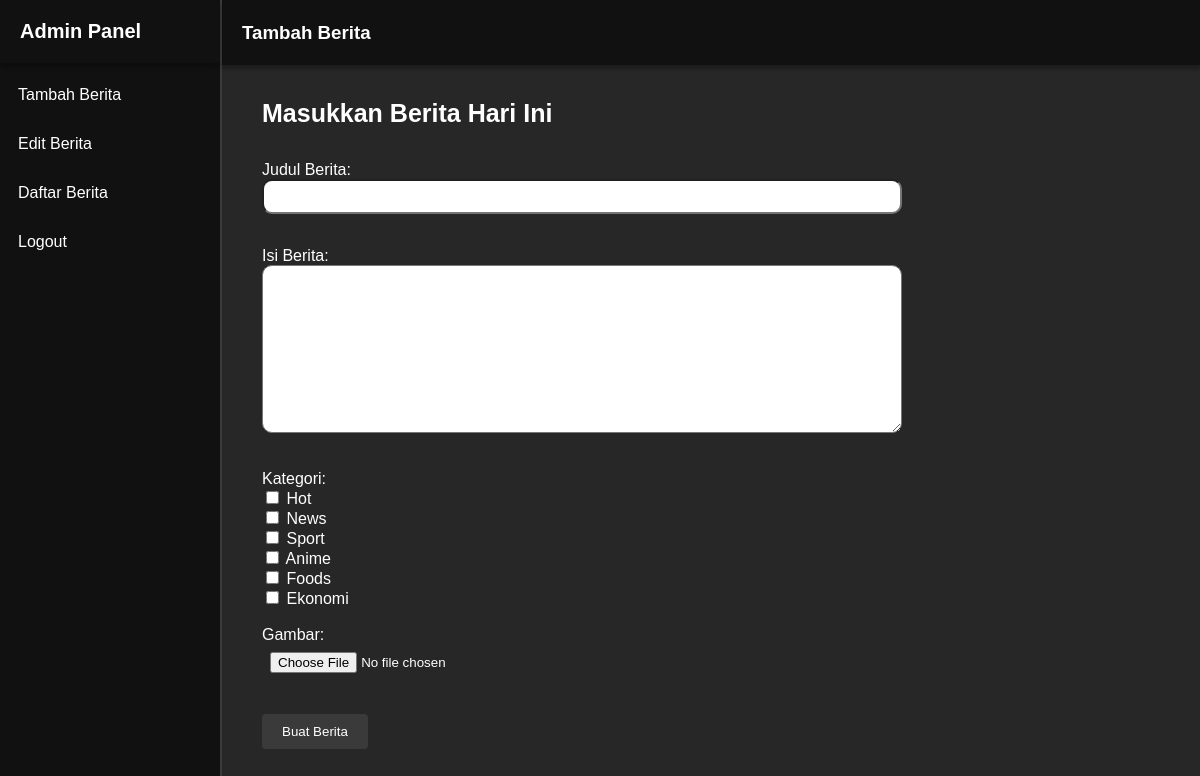
Page /src/dashboard/dashboard.php (signed in) on the committed database.
### tables this page shows
CREATE TABLE `kategori` (
  `id` int NOT NULL,
  `nama_kategori` varchar(255) NOT NULL
);

### src/dashboard/tambahberita.php (the view)
<div class="form-container">
    <h4>Masukkan Berita Hari Ini</h4>
    <form action="controller.php" method="POST" enctype="multipart/form-data">
      <label>Judul Berita:</label><br>
      <input type="text" name="title" required><br><br>
      <label>Isi Berita:</label><br>
      <textarea name="content" id="editor" rows="10" cols="80" required></textarea><br><br>
      <label>Kategori:</label><br>
      <?php
        $result = $conn->query("SELECT * FROM kategori");
        while ($row = $result->fetch_assoc()) {
          $id = $row['id'];
          $nama = ucwords($row['nama_kategori']);
          echo "<label><input type='checkbox' name='category_ids[]' value='$id'> $nama</label><br>";
        }
      ?>
      <br>
      <label>Gambar:</label><br>
      <input type="file" name="image" accept="image/*" required><br><br>
      <input type="submit" value="Buat Berita">
    </form>
</div>

### src/dashboard/dashboard.css (style rules this page uses)
body { margin: 0; font-family: Arial, sans-serif; background-color: #f4f4f4; }
.form-container { padding-left: 40px; width: 40rem; }
.form-container h4 { font-size: 25px; }
form input[type="text"], form textarea, form select, form input[type="file"] { width: 100%; padding: 8px; margin-bottom: 15px; box-sizing: border-box; border-radius: 10px; }
form input[type="submit"] { padding: 10px 20px; background-color: #3a3a3a; color: white; border: none; cursor: pointer; border-radius: 4px; }

### rows in the picture
kategori: nama_kategori "Hot"
kategori: nama_kategori "News"
kategori: nama_kategori "Sport"
kategori: nama_kategori "Anime"
kategori: nama_kategori "Foods"
kategori: nama_kategori "Ekonomi"

### other values in the picture
$judul_halaman "Tambah Berita"
